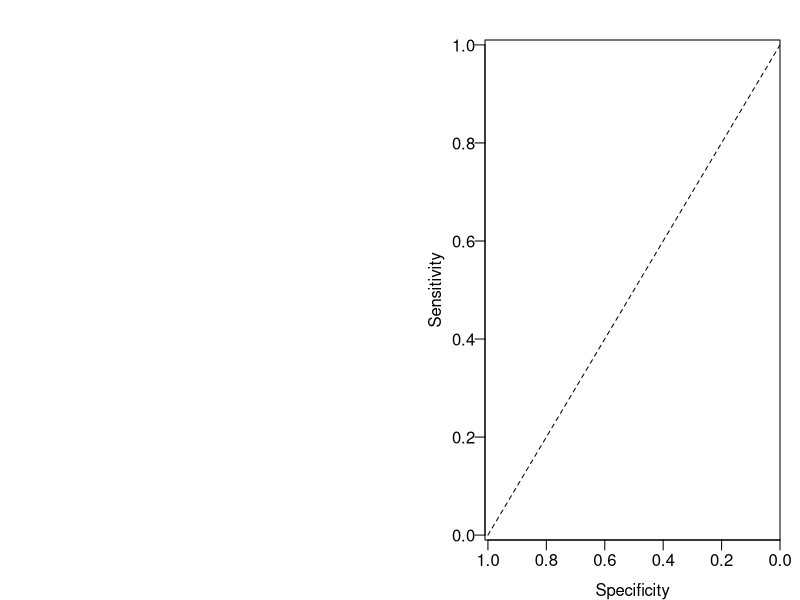

Write the R code that produced this figure. (Note: this script raises an error after producing the figure.)
#figure layout
tiff(file='figures/RSPwk6aucrf.tiff', height=4, width=9, units='in', res=300)


layout(matrix(c(2, 1), nrow=1))
par(mar=c(3,3.5,2,1), mgp=c(2,0.5,0), oma=c(0,1.5,0,0))


#pdf('data/figures/RSPwk6aucrf.#pdf', height=6, width=8)
### Plot REMISSION ROC curves

plot(c(1,0),c(0,1), type='l', lty=2, xlim=c(1.01,0), ylim=c(-0.01,1.01), xaxs='i', yaxs='i', ylab='Sensitivity', xlab='Specificity', las=1)
plot(otu_remWK6xWK6_roc, add=T, lwd=2, col='royalblue', lty=1)
plot(md_remWK6xWK6_roc, add=T, lwd=2, col='grey5', lty=1)
plot(mdotu_remWK6xWK6_roc, add=T, lwd=2, col='red', lty=1)
#title("Predicting Week 6 Remission using Week 6 Clinical Data")
legend('bottomright', c(sprintf('OTUs : AUC=%.3f',otu_remWK6xWK6_roc$auc),sprintf('Clinical Data: AUC=%.3f',md_remWK6xWK6_roc$auc),sprintf('Combined: AUC=%.3f',mdotu_remWK6xWK6_roc$auc)), lwd=2, col=c('royalblue','grey5', 'red'), bty='n', lty=1, title="Remission Week 6")
title
mtext('B', at=1.1, side=3, line=0.1, font=2, cex=2)

cutoff <- coords(roc=mdotu_remWK6xWK6_roc, x='best', best.method='y', ret=c('threshold'))
mdotu_remWK6xWK6_spec <- coords(mdotu_remWK6xWK6_roc, x=cutoff, input='thr', ret='spec')
mdotu_remWK6xWK6_sens <- coords(mdotu_remWK6xWK6_roc, x=mdotu_remWK6xWK6_spec, input='spec', ret='sens')
mdotu_remWK6xWK6_thr <- coords(mdotu_remWK6xWK6_roc, x=mdotu_remWK6xWK6_spec, input='spec', ret='thr')

points(coords(mdotu_remWK6xWK6_roc, x=cutoff, input='threshold', ret='specificity'),coords(mdotu_remWK6xWK6_roc, x=cutoff, input='threshold', ret='sensitivity'), col='red', cex=1.5, pch=10)

cutoff <- coords(roc=otu_remWK6xWK6_roc, x='best', best.method='y', ret=c('threshold'))
otu_remWK6xWK6_spec <- coords(otu_remWK6xWK6_roc, x=cutoff, input='thr', ret='spec')
otu_remWK6xWK6_sens <- coords(otu_remWK6xWK6_roc, x=otu_remWK6xWK6_spec, input='spec', ret='sens')
otu_remWK6xWK6_thr <- coords(otu_remWK6xWK6_roc, x=otu_remWK6xWK6_spec, input='spec', ret='thr')
points(coords(otu_remWK6xWK6_roc, x=cutoff, input='threshold', ret='specificity'),coords(otu_remWK6xWK6_roc, x=cutoff, input='threshold', ret='sensitivity'), col='royalblue', cex=1.5, pch=10)

cutoff <- coords(roc=md_remWK6xWK6_roc, x='best', best.method='y', ret=c('threshold'))
md_remWK6xWK6_spec <- coords(md_remWK6xWK6_roc, x=cutoff, input='thr', ret='spec')
md_remWK6xWK6_sens <- coords(md_remWK6xWK6_roc, x=md_remWK6xWK6_spec, input='spec', ret='sens')
md_remWK6xWK6_thr <- coords(md_remWK6xWK6_roc, x=md_remWK6xWK6_spec, input='spec', ret='thr')

points(coords(md_remWK6xWK6_roc, x=cutoff, input='threshold', ret='specificity'),coords(md_remWK6xWK6_roc, x=cutoff, input='threshold', ret='sensitivity'), col='black', cex=1.5, pch=10)
#dev.off()

#pdf('data/figures/RSPwk6abunds.#pdf', height=6, width=8)
#plot(4, type='n', xlim=c(0.5,2.5), ylim=c(0,1), ylab='', xlab='', xaxt='n', cex.axis=1.2)
#title('Remission Status Compared to OTU Model')
#stripchart(at=1, otu_remWK6xWK6_probs[otu_remWK6xWK6$'REMISSwk6'==0], vertical=T, method='jitter', jitter=0.4, pch=21, bg='orange', add=T, cex=1.5)
#stripchart(at=2, otu_remWK6xWK6_probs[otu_remWK6xWK6$'REMISSwk6'==1], vertical=T, method='jitter', jitter=0.4, pch=21, bg='royalblue', add=T, cex=1.5)
#mtext(side=2, text='Probability of Response', line=2.2, cex=0.8)
#axis(1, at=c(1,2), labels=c('No', 'Yes'), cex.axis=1.2)
#cutoff <- coords(roc=otu_remWK6xWK6_roc, x='best', best.method='y', ret=c('threshold')) #gives best point on curve for cutoff
#abline(h=cutoff, lty=2)
#legend("top", lty=2, sprintf('Model Threshold'), title="Remission Week 6")
#mtext('D', at=0.5, side=3, line=0.1, font=2, cex=2)

### Plot response ROC curves
plot(c(1,0),c(0,1), type='l', lty=2, xlim=c(1.01,0), ylim=c(-0.01,1.01), xaxs='i', yaxs='i', ylab='Sensitivity', xlab='Specificity', las=1)
plot(otu_relrespWK6xWK6_roc, add=T, lwd=2, col='royalblue', lty=1)
plot(md_relrespWK6xWK6_roc, add=T, lwd=2, col='grey5', lty=1)
plot(mdotu_relrespWK6xWK6_roc, add=T, lwd=2, col='red', lty=1)
#title("Predicting Week 6 Response \\n using Week 6 Clinical Data")
legend('bottomright', c(sprintf('OTUs : AUC=%.3f',otu_relrespWK6xWK6_roc$auc),sprintf('Clinical Data: AUC=%.3f',md_relrespWK6xWK6_roc$auc),sprintf('Combined: AUC=%.3f',mdotu_relrespWK6xWK6_roc$auc)), lwd=2, col=c('royalblue','grey5', 'red'), bty='n', lty=1, title="Response Week 6")
mtext('A', at=1.1, side=3, line=0.1, font=2, cex=2)

cutoff <- coords(roc=mdotu_relrespWK6xWK6_roc, x='best', best.method='y', ret=c('threshold'))
mdotu_relrespWK6xWK6_spec <- coords(mdotu_relrespWK6xWK6_roc, x=cutoff, input='thr', ret='spec')
mdotu_relrespWK6xWK6_sens <- coords(mdotu_relrespWK6xWK6_roc, x=mdotu_relrespWK6xWK6_spec, input='spec', ret='sens')
mdotu_relrespWK6xWK6_thr <- coords(mdotu_relrespWK6xWK6_roc, x=mdotu_relrespWK6xWK6_spec, input='spec', ret='thr')

points(coords(mdotu_relrespWK6xWK6_roc, x=cutoff, input='threshold', ret='specificity'),coords(mdotu_relrespWK6xWK6_roc, x=cutoff, input='threshold', ret='sensitivity'), col='red', cex=1.5, pch=10)

cutoff <- coords(roc=otu_relrespWK6xWK6_roc, x='best', best.method='y', ret=c('threshold'))
otu_relrespWK6xWK6_spec <- coords(otu_relrespWK6xWK6_roc, x=cutoff, input='thr', ret='spec')
otu_relrespWK6xWK6_sens <- coords(otu_relrespWK6xWK6_roc, x=otu_relrespWK6xWK6_spec, input='spec', ret='sens')
otu_relrespWK6xWK6_thr <- coords(otu_relrespWK6xWK6_roc, x=otu_relrespWK6xWK6_spec, input='spec', ret='thr')
points(coords(otu_relrespWK6xWK6_roc, x=cutoff, input='threshold', ret='specificity'),coords(otu_relrespWK6xWK6_roc, x=cutoff, input='threshold', ret='sensitivity'), col='royalblue', cex=1.5, pch=10)

cutoff <- coords(roc=md_relrespWK6xWK6_roc, x='best', best.method='y', ret=c('threshold'))
md_relrespWK6xWK6_spec <- coords(md_relrespWK6xWK6_roc, x=cutoff, input='thr', ret='spec')
md_relrespWK6xWK6_sens <- coords(md_relrespWK6xWK6_roc, x=md_relrespWK6xWK6_spec, input='spec', ret='sens')
md_relrespWK6xWK6_thr <- coords(md_relrespWK6xWK6_roc, x=md_relrespWK6xWK6_spec, input='spec', ret='thr')

points(coords(md_relrespWK6xWK6_roc, x=cutoff, input='threshold', ret='specificity'),coords(md_relrespWK6xWK6_roc, x=cutoff, input='threshold', ret='sensitivity'), col='black', cex=1.5, pch=10)



#plot model results response wk6 by wk6
#plot(2, type='n', xlim=c(0.5,2.5), ylim=c(0,1), ylab='', xlab='', xaxt='n', cex.axis=1.2)
#title('Response Status \\n Compared to OTU Model')
#stripchart(at=1, otu_relrespWK6xWK6_probs[otu_relrespWK6xWK6$'RelRSPwk6'==0], vertical=T, method='jitter', jitter=0.4, pch=21, bg='orange', add=T, cex=1.5)
#stripchart(at=2, otu_relrespWK6xWK6_probs[otu_relrespWK6xWK6$'RelRSPwk6'==1], vertical=T, method='jitter', jitter=0.4, pch=21, bg='royalblue', add=T, cex=1.5)
#mtext(side=2, text='Probability of Response', line=2.2, cex=0.8)
#axis(1, at=c(1,2), labels=c('No', 'Yes'), cex.axis=1.2)
#cutoff <- coords(roc=otu_relrespWK6xWK6_roc, x='best', best.method='y', ret=c('threshold')) #gives best point on curve for cutoff
#abline(h=cutoff, lty=2)
#legend("top", lty=2, sprintf('Model Threshold'), title="Response Week 6")
#mtext('B', at=0.5, side=3, line=0.1, font=2, cex=2)
#dev.off()


dev.off()

